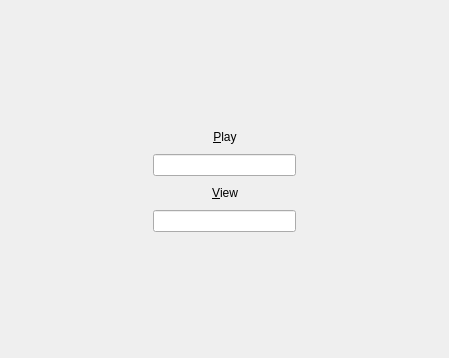
<?xml version="1.0" encoding="UTF-8"?>
<ui version="4.0">
 <class>ApplicationSelectionWidget</class>
 <widget class="QWidget" name="ApplicationSelectionWidget">
  <property name="geometry">
   <rect>
    <x>0</x>
    <y>0</y>
    <width>449</width>
    <height>358</height>
   </rect>
  </property>
  <property name="windowTitle">
   <string>ApplicationSelectionWidget</string>
  </property>
  <layout class="QGridLayout" name="gridLayout">
   <item row="0" column="0">
    <layout class="QVBoxLayout" name="verticalLayout">
     <item>
      <layout class="QHBoxLayout" name="horizontalLayout">
       <item>
        <spacer name="horizontalSpacer_4">
         <property name="orientation">
          <enum>Qt::Horizontal</enum>
         </property>
         <property name="sizeHint" stdset="0">
          <size>
           <width>40</width>
           <height>20</height>
          </size>
         </property>
        </spacer>
       </item>
       <item>
        <widget class="QPushButton" name="pushButton">
         <property name="text">
          <string>&amp;Play</string>
         </property>
         <property name="icon">
          <iconset resource="imageApp.qrc">
           <normaloff>:/images/music.svg</normaloff>:/images/music.svg</iconset>
         </property>
         <property name="iconSize">
          <size>
           <width>80</width>
           <height>80</height>
          </size>
         </property>
         <property name="flat">
          <bool>true</bool>
         </property>
        </widget>
       </item>
       <item>
        <spacer name="horizontalSpacer_3">
         <property name="orientation">
          <enum>Qt::Horizontal</enum>
         </property>
         <property name="sizeHint" stdset="0">
          <size>
           <width>40</width>
           <height>20</height>
          </size>
         </property>
        </spacer>
       </item>
      </layout>
     </item>
     <item>
      <layout class="QHBoxLayout" name="horizontalLayout_2">
       <item>
        <spacer name="horizontalSpacer_2">
         <property name="orientation">
          <enum>Qt::Horizontal</enum>
         </property>
         <property name="sizeHint" stdset="0">
          <size>
           <width>40</width>
           <height>20</height>
          </size>
         </property>
        </spacer>
       </item>
       <item>
        <widget class="QLineEdit" name="lineEdit"/>
       </item>
       <item>
        <spacer name="horizontalSpacer">
         <property name="orientation">
          <enum>Qt::Horizontal</enum>
         </property>
         <property name="sizeHint" stdset="0">
          <size>
           <width>40</width>
           <height>20</height>
          </size>
         </property>
        </spacer>
       </item>
      </layout>
     </item>
     <item>
      <layout class="QHBoxLayout" name="horizontalLayout_3">
       <item>
        <spacer name="horizontalSpacer_6">
         <property name="orientation">
          <enum>Qt::Horizontal</enum>
         </property>
         <property name="sizeHint" stdset="0">
          <size>
           <width>40</width>
           <height>20</height>
          </size>
         </property>
        </spacer>
       </item>
       <item>
        <widget class="QPushButton" name="pushButton_2">
         <property name="text">
          <string>&amp;View</string>
         </property>
         <property name="icon">
          <iconset resource="imageApp.qrc">
           <normaloff>:/images/pictures.svg</normaloff>:/images/pictures.svg</iconset>
         </property>
         <property name="iconSize">
          <size>
           <width>80</width>
           <height>80</height>
          </size>
         </property>
         <property name="flat">
          <bool>true</bool>
         </property>
        </widget>
       </item>
       <item>
        <spacer name="horizontalSpacer_5">
         <property name="orientation">
          <enum>Qt::Horizontal</enum>
         </property>
         <property name="sizeHint" stdset="0">
          <size>
           <width>40</width>
           <height>20</height>
          </size>
         </property>
        </spacer>
       </item>
      </layout>
     </item>
     <item>
      <layout class="QHBoxLayout" name="horizontalLayout_4">
       <item>
        <spacer name="horizontalSpacer_8">
         <property name="orientation">
          <enum>Qt::Horizontal</enum>
         </property>
         <property name="sizeHint" stdset="0">
          <size>
           <width>40</width>
           <height>20</height>
          </size>
         </property>
        </spacer>
       </item>
       <item>
        <widget class="QLineEdit" name="lineEdit_2"/>
       </item>
       <item>
        <spacer name="horizontalSpacer_7">
         <property name="orientation">
          <enum>Qt::Horizontal</enum>
         </property>
         <property name="sizeHint" stdset="0">
          <size>
           <width>40</width>
           <height>20</height>
          </size>
         </property>
        </spacer>
       </item>
      </layout>
     </item>
    </layout>
   </item>
  </layout>
 </widget>
 <layoutdefault spacing="6" margin="11"/>
 <resources>
  <include location="imageApp.qrc"/>
 </resources>
 <connections/>
</ui>
